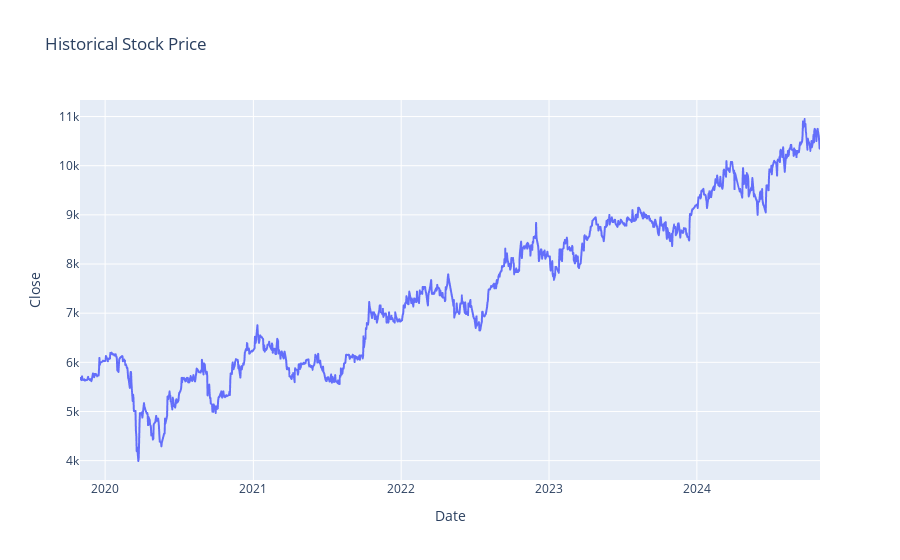

Notebook cell for this chart:
### Code cell
fig = px.line(historical_data, x=historical_data.index, y="Close", title='Historical Stock Price')
fig.show()

### Figure 1 — Plotly figure (JSON) as saved in the notebook; plotly's stock layout.template omitted (floating-point values rounded to 4 significant figures; data arrays with more than 128 entries replaced by an {"elided": "..."} marker saying what was removed)
{"data": [{"hovertemplate": "Date=%{x}<br>Close=%{y}<extra></extra>", "legendgroup": "", "line": {"color": "#636efa", "dash": "solid"}, "marker": {"symbol": "circle"}, "mode": "lines", "name": "", "showlegend": false, "type": "scattergl", "x": {"elided": "1213 str values"}, "xaxis": "x", "y": {"elided": "1213 float values"}, "yaxis": "y"}], "layout": {"legend": {"tracegroupgap": 0}, "title": {"text": "Historical Stock Price"}, "xaxis": {"anchor": "y", "domain": [0, 1], "title": {"text": "Date"}}, "yaxis": {"anchor": "x", "domain": [0, 1], "title": {"text": "Close"}}}}
